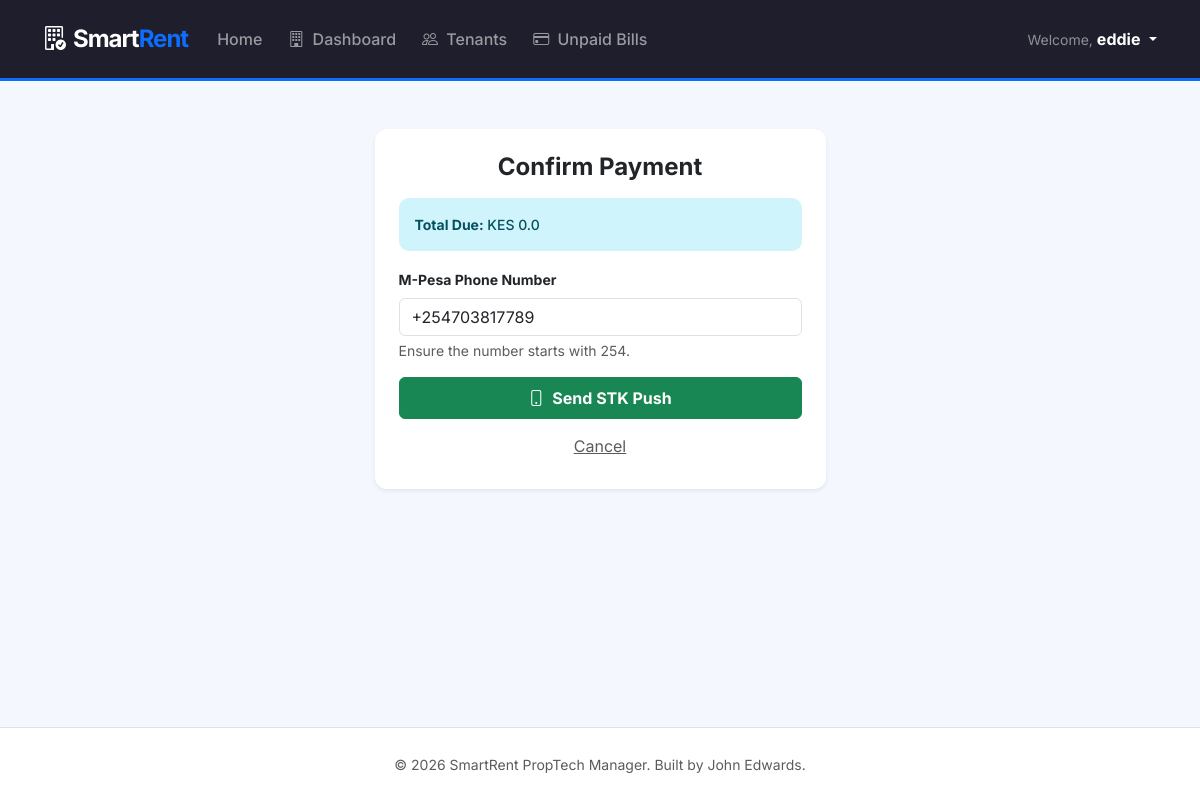
The page /pay/1/ (signed in) on the database as committed earlier.
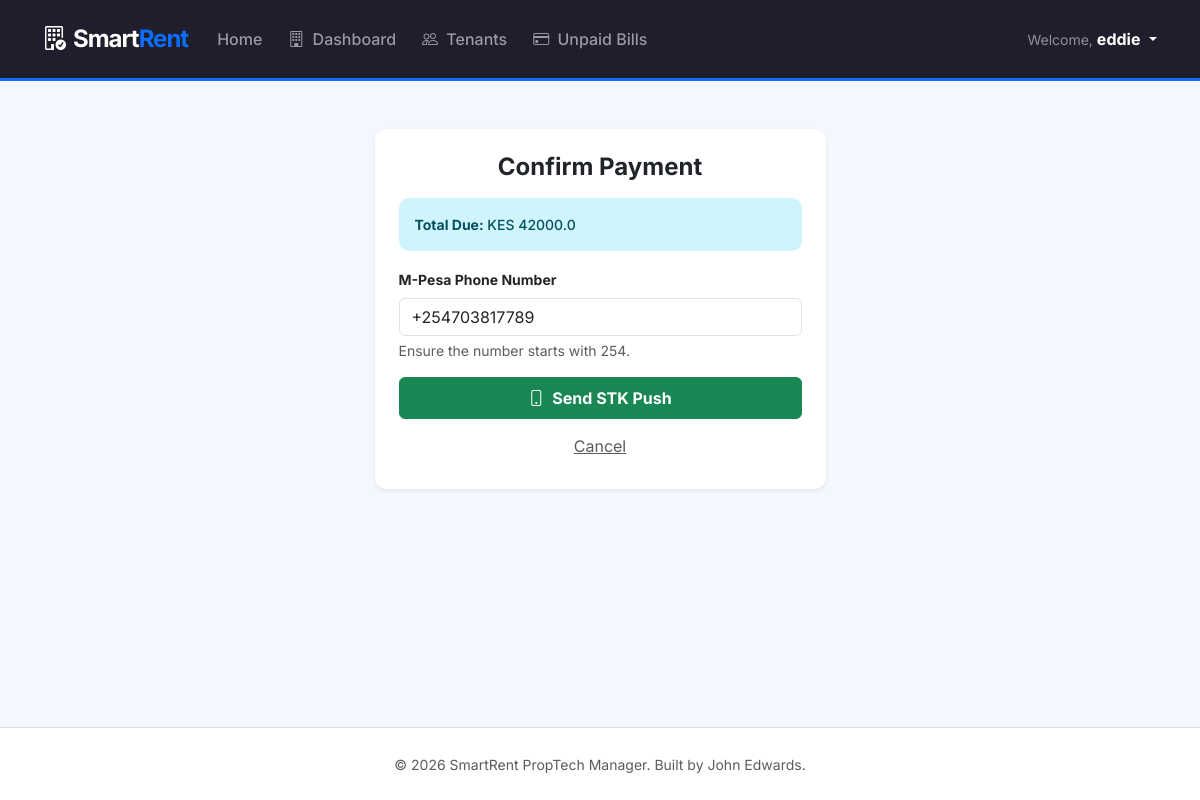
The same page on the database as committed later.
### smart_rent/models.py (models this page shows, shortened)
class UtilityBill(models.Model):
    tenant = models.ForeignKey(Tenant, on_delete=models.CASCADE)
    water_reading = models.FloatField()
    elecricity_reading = models.FloatField()
    billing_date = models.DateField(auto_now_add=True)
    is_paid = models.BooleanField(default=False)
    @property
    def total_amount(self):
        water_cost = self.water_reading * 100
        elec_cost = self.elecricity_reading * 25
        return float(self.tenant.rent_amount) + water_cost + elec_cost

class Tenant(models.Model):
    user = models.OneToOneField(User, on_delete=models.CASCADE)
    property = models.ForeignKey(Property, on_delete=models.SET_NULL, null=True, blank=True)
    full_name = models.CharField(max_length=200, blank=True) # Added to display names like "John Shikoli"
    phone_number = models.CharField(max_length=15)
    rent_amount = models.DecimalField(max_digits=10, decimal_places=2, default=0.00)

### smart_rent/views.py (the view, shortened to what this page needs)
# urls.py: path('pay/<int:bill_id>/', views.pay_bill, name='pay_bill'),
@login_required
def pay_bill(request, bill_id):
    bill = get_object_or_404(UtilityBill, id=bill_id)
    tenant = bill.tenant
    return render(request, 'smart_rent/pay_confirm.html', {'bill': bill})

### smart_rent/templates/smart_rent/pay_confirm.html (shortened to what this page needs)
{% extends 'smart_rent/base.html' %}
{% block content %}
<div class="row justify-content-center">
    <div class="col-md-5">
        <div class="card border-0 shadow-sm">
            <div class="card-body p-4">
                <h4 class="fw-bold mb-3 text-center">Confirm Payment</h4>
                <div class="alert alert-info small">
                    <strong>Total Due:</strong> KES {{ bill.total_amount }}
                </div>
                <form method="POST" action="{% url 'pay_bill' bill.id %}">
                    <div class="mb-3">
                        <label class="form-label small fw-bold">M-Pesa Phone Number</label>
                        <input type="text" name="phone" class="form-control"
                               placeholder="2547XXXXXXXX" value="{{ bill.tenant.phone_number }}" required>
                        <div class="form-text">Ensure the number starts with 254.</div>
                    </div>
                    <button type="submit" class="btn btn-success w-100 py-2 fw-bold">
                        <i class="bi bi-phone me-2"></i>Send STK Push
                    </button>
                    <a href="{% url 'tenant_portal' %}" class="btn btn-link w-100 text-muted small mt-2">Cancel</a>
                </form>
            </div>
        </div>
    </div>
</div>
{% endblock %}

Rows that differ between the two databases and show on the page:
changed UtilityBill: total_amount "0.0" → "42000.0"
